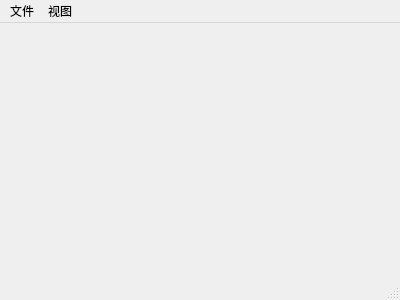
<?xml version="1.0" encoding="UTF-8"?>
<ui version="4.0">
 <class>QGraphicsWindow</class>
 <widget class="QMainWindow" name="QGraphicsWindow">
  <property name="windowModality">
   <enum>Qt::WindowModal</enum>
  </property>
  <property name="geometry">
   <rect>
    <x>0</x>
    <y>0</y>
    <width>400</width>
    <height>300</height>
   </rect>
  </property>
  <property name="focusPolicy">
   <enum>Qt::StrongFocus</enum>
  </property>
  <property name="windowTitle">
   <string>热区绘制工具</string>
  </property>
  <widget class="QWidget" name="centralWidget"/>
  <widget class="QMenuBar" name="menuBar">
   <property name="geometry">
    <rect>
     <x>0</x>
     <y>0</y>
     <width>400</width>
     <height>23</height>
    </rect>
   </property>
   <widget class="QMenu" name="menu">
    <property name="title">
     <string>文件</string>
    </property>
    <addaction name="action_open"/>
    <addaction name="action_load"/>
    <addaction name="action_save"/>
    <addaction name="action_saveAs"/>
    <addaction name="action_close"/>
    <addaction name="separator"/>
    <addaction name="action_recentlyOpen"/>
   </widget>
   <widget class="QMenu" name="menu_2">
    <property name="title">
     <string>视图</string>
    </property>
    <addaction name="action_view1"/>
    <addaction name="action_view2"/>
    <addaction name="action_view3"/>
   </widget>
   <addaction name="menu"/>
   <addaction name="menu_2"/>
  </widget>
  <widget class="QStatusBar" name="statusBar"/>
  <action name="action_open">
   <property name="icon">
    <iconset resource="res.qrc">
     <normaloff>:/new/prefix1/image/image.bmp</normaloff>:/new/prefix1/image/image.bmp</iconset>
   </property>
   <property name="text">
    <string>加载图片</string>
   </property>
   <property name="shortcut">
    <string>Ctrl+O</string>
   </property>
  </action>
  <action name="action_save">
   <property name="icon">
    <iconset resource="res.qrc">
     <normaloff>:/new/prefix1/image/save.bmp</normaloff>:/new/prefix1/image/save.bmp</iconset>
   </property>
   <property name="text">
    <string>保存</string>
   </property>
   <property name="shortcut">
    <string>Ctrl+S</string>
   </property>
  </action>
  <action name="action_saveAs">
   <property name="icon">
    <iconset resource="res.qrc">
     <normaloff>:/new/prefix1/image/saveas.bmp</normaloff>:/new/prefix1/image/saveas.bmp</iconset>
   </property>
   <property name="text">
    <string>另存为</string>
   </property>
   <property name="shortcut">
    <string>Ctrl+Shift+S</string>
   </property>
  </action>
  <action name="action_close">
   <property name="icon">
    <iconset resource="res.qrc">
     <normaloff>:/new/prefix1/image/close.bmp</normaloff>:/new/prefix1/image/close.bmp</iconset>
   </property>
   <property name="text">
    <string>关闭</string>
   </property>
  </action>
  <action name="action_recentlyOpen">
   <property name="text">
    <string>最近打开的文件</string>
   </property>
  </action>
  <action name="action_zoomin">
   <property name="icon">
    <iconset resource="res.qrc">
     <normaloff>:/new/prefix1/image/zoomout.bmp</normaloff>:/new/prefix1/image/zoomout.bmp</iconset>
   </property>
   <property name="text">
    <string>放大</string>
   </property>
   <property name="toolTip">
    <string>放大</string>
   </property>
  </action>
  <action name="action_zoomout">
   <property name="icon">
    <iconset resource="res.qrc">
     <normaloff>:/new/prefix1/image/zoomin.bmp</normaloff>:/new/prefix1/image/zoomin.bmp</iconset>
   </property>
   <property name="text">
    <string>缩小</string>
   </property>
   <property name="toolTip">
    <string>缩小</string>
   </property>
  </action>
  <action name="action_select">
   <property name="checkable">
    <bool>true</bool>
   </property>
   <property name="icon">
    <iconset resource="res.qrc">
     <normaloff>:/new/prefix1/image/cursor-arrow.png</normaloff>:/new/prefix1/image/cursor-arrow.png</iconset>
   </property>
   <property name="text">
    <string>选取</string>
   </property>
   <property name="toolTip">
    <string>选取绘图对象</string>
   </property>
  </action>
  <action name="action_move">
   <property name="checkable">
    <bool>true</bool>
   </property>
   <property name="icon">
    <iconset resource="res.qrc">
     <normaloff>:/new/prefix1/image/cursor-sizeall.png</normaloff>:/new/prefix1/image/cursor-sizeall.png</iconset>
   </property>
   <property name="text">
    <string>移动</string>
   </property>
   <property name="toolTip">
    <string>移动绘图对象</string>
   </property>
  </action>
  <action name="action_rect">
   <property name="checkable">
    <bool>true</bool>
   </property>
   <property name="icon">
    <iconset resource="res.qrc">
     <normaloff>:/new/prefix1/image/rect.png</normaloff>:/new/prefix1/image/rect.png</iconset>
   </property>
   <property name="text">
    <string>矩形</string>
   </property>
  </action>
  <action name="action_circle">
   <property name="checkable">
    <bool>true</bool>
   </property>
   <property name="icon">
    <iconset resource="res.qrc">
     <normaloff>:/new/prefix1/image/yuan.png</normaloff>:/new/prefix1/image/yuan.png</iconset>
   </property>
   <property name="text">
    <string>圆形</string>
   </property>
  </action>
  <action name="action_load">
   <property name="icon">
    <iconset resource="res.qrc">
     <normaloff>:/new/prefix1/image/open.bmp</normaloff>:/new/prefix1/image/open.bmp</iconset>
   </property>
   <property name="text">
    <string>载入xml</string>
   </property>
   <property name="toolTip">
    <string>载入xml文件</string>
   </property>
  </action>
  <action name="action_scale1">
   <property name="checkable">
    <bool>true</bool>
   </property>
   <property name="icon">
    <iconset resource="res.qrc">
     <normaloff>:/new/prefix1/image/scale2.png</normaloff>:/new/prefix1/image/scale2.png</iconset>
   </property>
   <property name="text">
    <string>放大</string>
   </property>
   <property name="toolTip">
    <string>放大选区</string>
   </property>
  </action>
  <action name="action_view1">
   <property name="checkable">
    <bool>true</bool>
   </property>
   <property name="text">
    <string>文件工具栏</string>
   </property>
  </action>
  <action name="action_view2">
   <property name="checkable">
    <bool>true</bool>
   </property>
   <property name="text">
    <string>绘图工具栏</string>
   </property>
  </action>
  <action name="action_view3">
   <property name="text">
    <string>属性窗口</string>
   </property>
   <property name="toolTip">
    <string>属性窗口</string>
   </property>
  </action>
  <action name="action_polygon">
   <property name="checkable">
    <bool>true</bool>
   </property>
   <property name="icon">
    <iconset resource="res.qrc">
     <normaloff>:/new/prefix1/image/polygon.png</normaloff>:/new/prefix1/image/polygon.png</iconset>
   </property>
   <property name="text">
    <string>polygon</string>
   </property>
   <property name="toolTip">
    <string>多边形</string>
   </property>
  </action>
 </widget>
 <layoutdefault spacing="6" margin="11"/>
 <resources>
  <include location="res.qrc"/>
 </resources>
 <connections/>
</ui>
